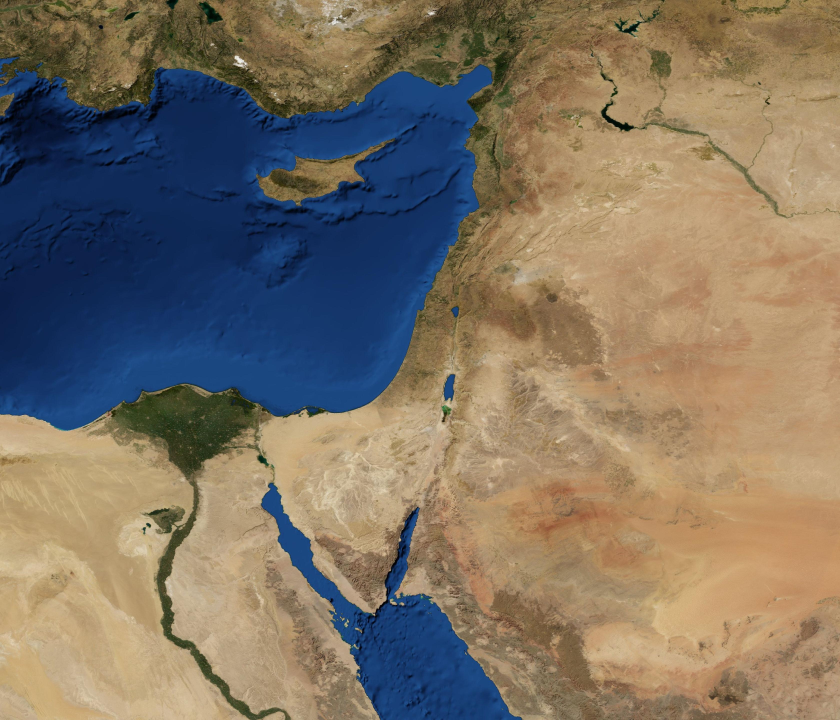
#> input picture israel/video/assets/sat/levant_bm.jpg, 3360 x 2880 px (shown at 1/4 size)
$ python thumb_ref.py
#> lines starting #> are read from the running program, lines starting #| are printed output that depends on the picture; after the words box and inside, x2 and y2 are one past the last pixel; in counts of white or black regions, pixels touching at a corner belong together
"""Israel thumbnail 4, closer to the user's reference look: natural NASA relief (no warm grade), thin white country
borders, solid glowing red land with white inner borders, large PM bust with one glowing eye, boxed title."""
import json, math, os
import numpy as np
from PIL import Image, ImageDraw, ImageFilter, ImageEnhance, ImageFont, ImageChops
HERE = os.path.dirname(os.path.abspath(__file__)); A = os.path.join(HERE, 'assets')
W, H = 1920, 1080
INTER = os.path.join(HERE, '..', '..', 'chernobyl', 'video', 'assets', 'fonts', 'Inter-ExtraBold.ttf')
LON0, LON1, LAT0, LAT1, PXD = 28.0, 42.0, 26.0, 38.0, 240          # levant_bm.jpg (NASA Blue Marble, equirectangular)
# view: centre and width in degrees; vertical stretch 1/cos(lat) so shapes look right
CLON, CLAT, WD = 35.9, 31.75, 10.2
SY = 1 / math.cos(math.radians(CLAT)); HD = WD * H / W / SY
def scr(lon, lat): return (lon - (CLON - WD / 2)) / WD * W, ((CLAT + HD / 2) - lat) / HD * H

src = Image.open(os.path.join(A, 'sat', 'levant_bm.jpg')).convert('RGB')
#> src is the input picture: PIL image 3360x2880 RGB; mean R, G, B 126.1, 114.9, 99.9
box = ((CLON - WD / 2 - LON0) * PXD, (LAT1 - (CLAT + HD / 2)) * PXD, (CLON + WD / 2 - LON0) * PXD, (LAT1 - (CLAT - HD / 2)) * PXD)
fr = src.resize((W, H), Image.LANCZOS, box=box)
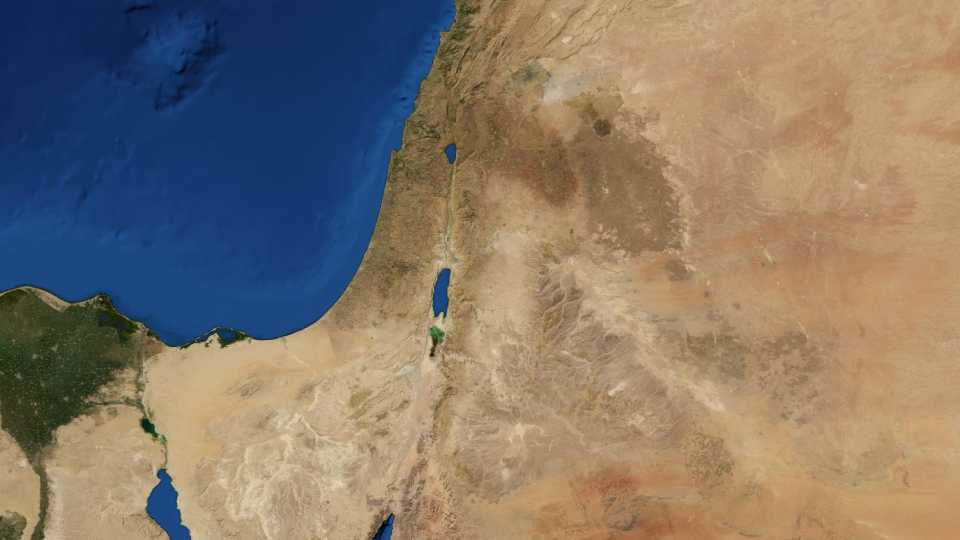
#> fr: PIL image 1920x1080 RGB (shown at 1/2 size); mean R, G, B 132.9, 120.4, 105.6
fr = ImageEnhance.Contrast(ImageEnhance.Color(fr).enhance(1.45)).enhance(1.18)
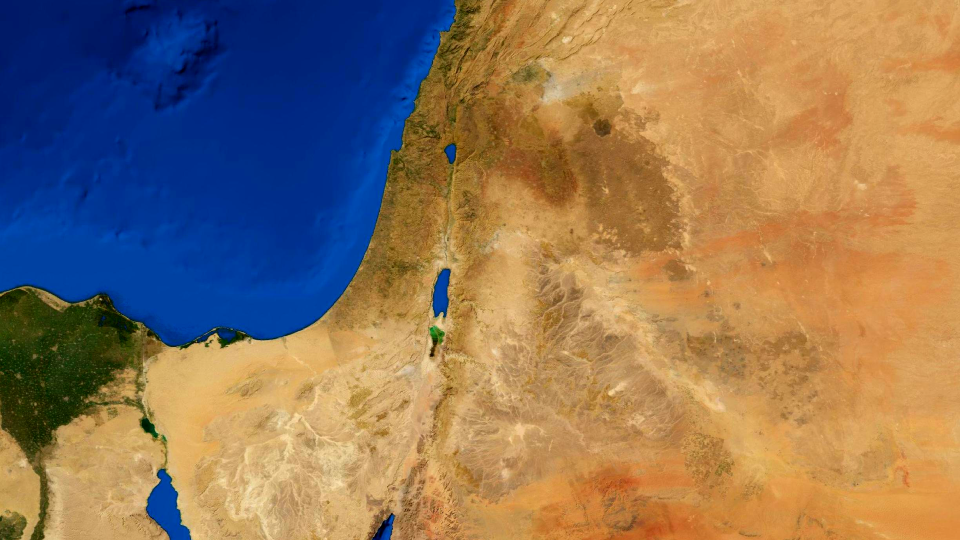
#> fr: PIL image 1920x1080 RGB (shown at 1/2 size); mean R, G, B 142.9, 118, 92.7
a = np.asarray(fr).astype(np.float32)
sea = (a[..., 2] > a[..., 0] + 10)
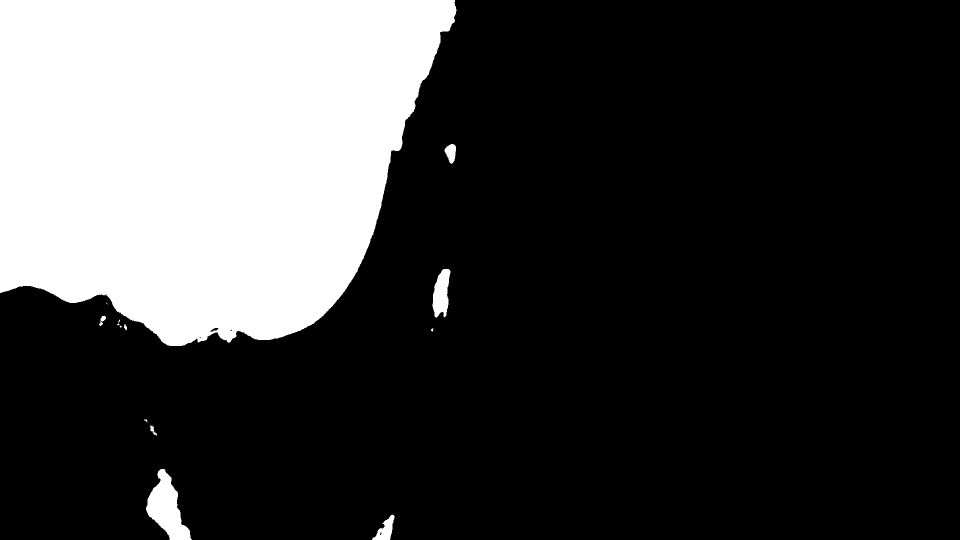
#> sea: shape (1080, 1920) bool (shown at 1/2 size); 24.9% white; 15 white regions (5 under 20 px), largest, box (x1, y1, x2, y2) and area: (0, 0, 913, 692) 505890, (292, 938, 384, 1080) 6534, (865, 538, 901, 635) 2401
a[sea] = a[sea] * np.array([0.55, 0.85, 1.25]) + np.array([0, 20, 40])    # brighter, bluer sea like the reference
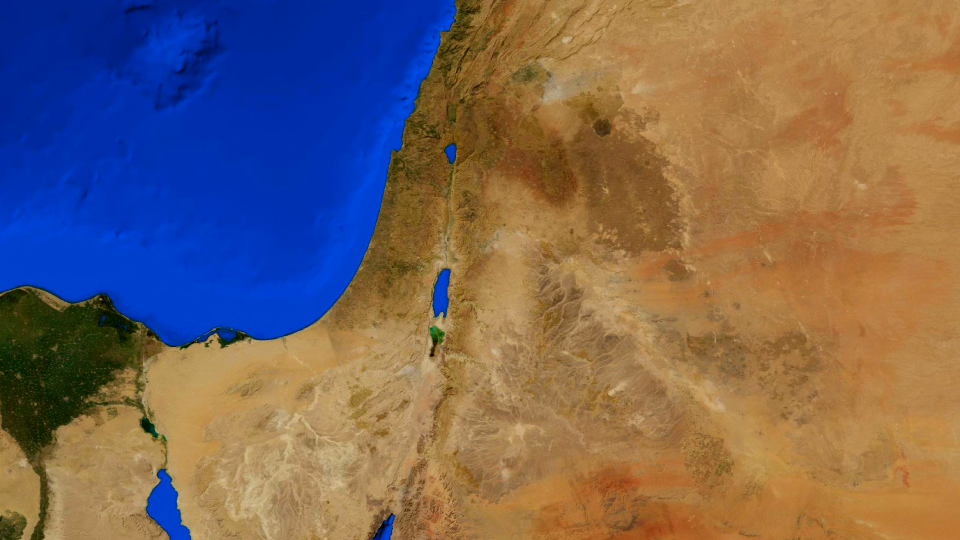
#> a: shape (1080, 1920, 3) float32 (shown at 1/2 size); mean R, G, B 142.9, 121.3, 111.2; drawn with min black and max white
fr = Image.fromarray(np.clip(a, 0, 255).astype(np.uint8)).filter(ImageFilter.UnsharpMask(2.5, 70, 2)).convert('RGBA')
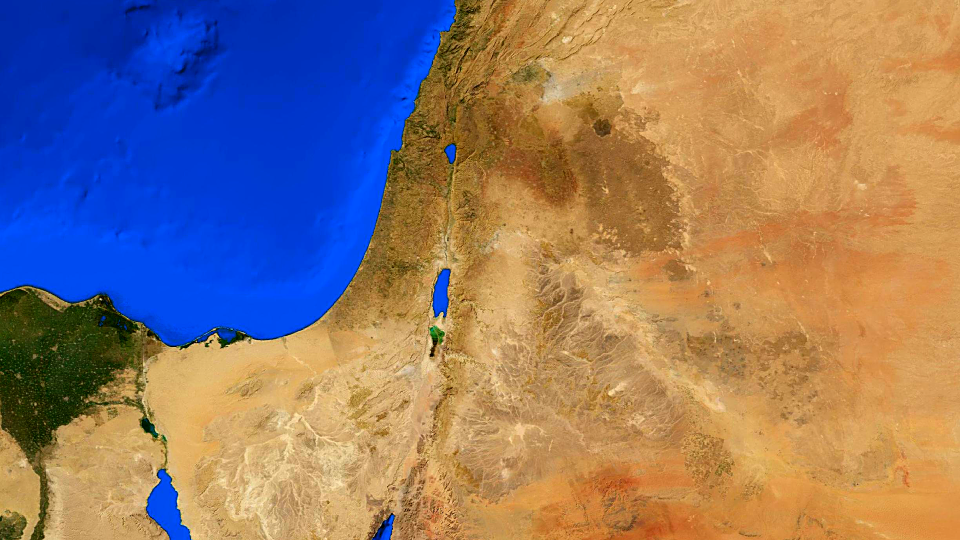
#> fr: PIL image 1920x1080 RGBA (shown at 1/2 size); mean R, G, B, A 142.9, 121.1, 111.2, 255
base_rgb = np.asarray(fr.convert('RGB')).astype(np.float32)

#> (the run stopped early here; a loop or call above may not have finished)
